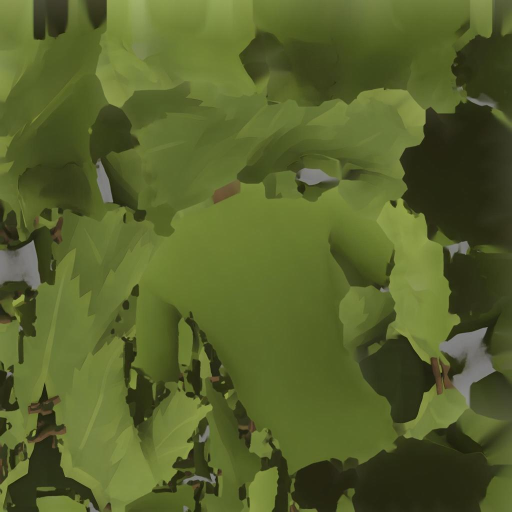
#> input picture art_source/equipment/nettle_shirt/tunic.jpg, 1024 x 1024 px (shown at 1/2 size)
$ python -i unfaker.py   (imports and definitions only)   (older library calls are emulated)
#> lines starting #> are read from the running program, lines starting #| are printed output that depends on the picture
#!/usr/bin/env python3
"""
Based on unfake.js by Eugeniy Smirnov (github @jenissimo)
"""

import json
import logging
import math
import time
from collections import Counter
from dataclasses import dataclass
from datetime import datetime
from typing import Any

import cv2
import numpy as np
from numpy.typing import NDArray
from PIL import Image

from unfaker_content_adaptive import content_adaptive_downscale
from unfaker_wu_quantizer import WuQuantizer

# Import accelerated versions when available
try:
    from unfaker_pixel_rust_integration import (
        RUST_AVAILABLE,
        WuQuantizerAccelerated,
        count_colors_accelerated,
        downscale_dominant_color_accelerated,
        downscale_mode_accelerated,
        finalize_pixels_accelerated,
        make_background_transparent_accelerated,
        map_pixels_to_palette_accelerated,
        runs_based_detect_accelerated,
    )
except ImportError:
    RUST_AVAILABLE = False
    logger = logging.getLogger("pixel.py")
    logger.info("Rust acceleration not available, using Python implementations")

# Configure logging
# [1 line not run here, left out]
logger = logging.getLogger("unfake.py")

# Size guard keeps processing stable while allowing 4K-class inputs.
MAX_INPUT_DIMENSION = 8000
MAX_INPUT_PIXELS = 4096 * 4096


@dataclass
class ProcessingManifest:
    """Stores metadata about the image processing pipeline"""

    original_size: tuple[int, int]
    final_size: tuple[int, int]
    processing_steps: dict
    processing_time_ms: int
    timestamp: str


# [227 lines left out: functions gcd_array, detect_scale_from_signal, runs_based_detect, edge_aware_detect, legacy_edge_aware_detect, single_region_edge_detect and 3 more, not called in this run]


def morphological_cleanup(image: np.ndarray) -> np.ndarray:
    """Apply morphological operations to clean up the image"""
    kernel = np.ones((2, 2), np.uint8)

    # Extract alpha channel for processing
    if image.shape[2] == 4:
        alpha = image[:, :, 3]
        # OPEN to remove noise
        alpha = cv2.morphologyEx(alpha, cv2.MORPH_OPEN, kernel)
        # CLOSE to fill gaps
        alpha = cv2.morphologyEx(alpha, cv2.MORPH_CLOSE, kernel)

        result = image.copy()
        result[:, :, 3] = alpha
        return result  # type: ignore[no-any-return]
    else:
        # Process each channel
        result = image.copy()
        for i in range(3):
            result[:, :, i] = cv2.morphologyEx(result[:, :, i], cv2.MORPH_OPEN, kernel)
            result[:, :, i] = cv2.morphologyEx(result[:, :, i], cv2.MORPH_CLOSE, kernel)
        return result  # type: ignore[no-any-return]


# [471 lines left out: functions jaggy_cleaner, make_background_transparent, finalize_pixels, downscale_by_dominant_color, downscale_block, quantize_colors and 4 more, not called in this run]


# [243 lines not run here, left out]


# Synchronous wrapper for the async function
# [161 lines left out: functions process_image_sync, main, not called in this run]


# [2 lines not run here, left out]

>>> import cv2
>>> picture = cv2.cvtColor(cv2.imread('../../art_source/equipment/nettle_shirt/tunic.jpg'), cv2.COLOR_BGR2RGB)
>>> result = morphological_cleanup(picture)
#> after the loop in morphological_cleanup, `for i in range(3):`:
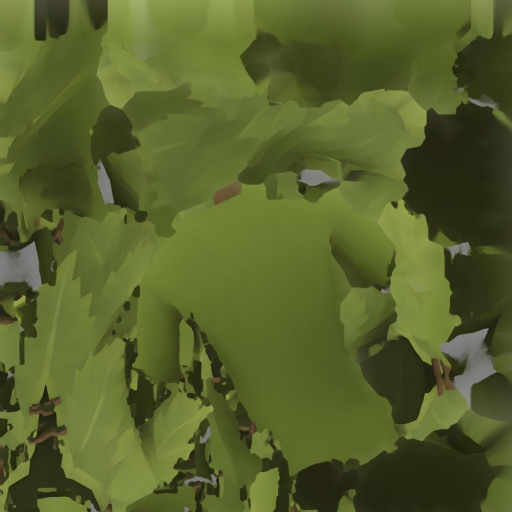
#> result: shape (1024, 1024, 3) (shown at 1/2 size); mean R, G, B 86.5, 97.5, 43.8
